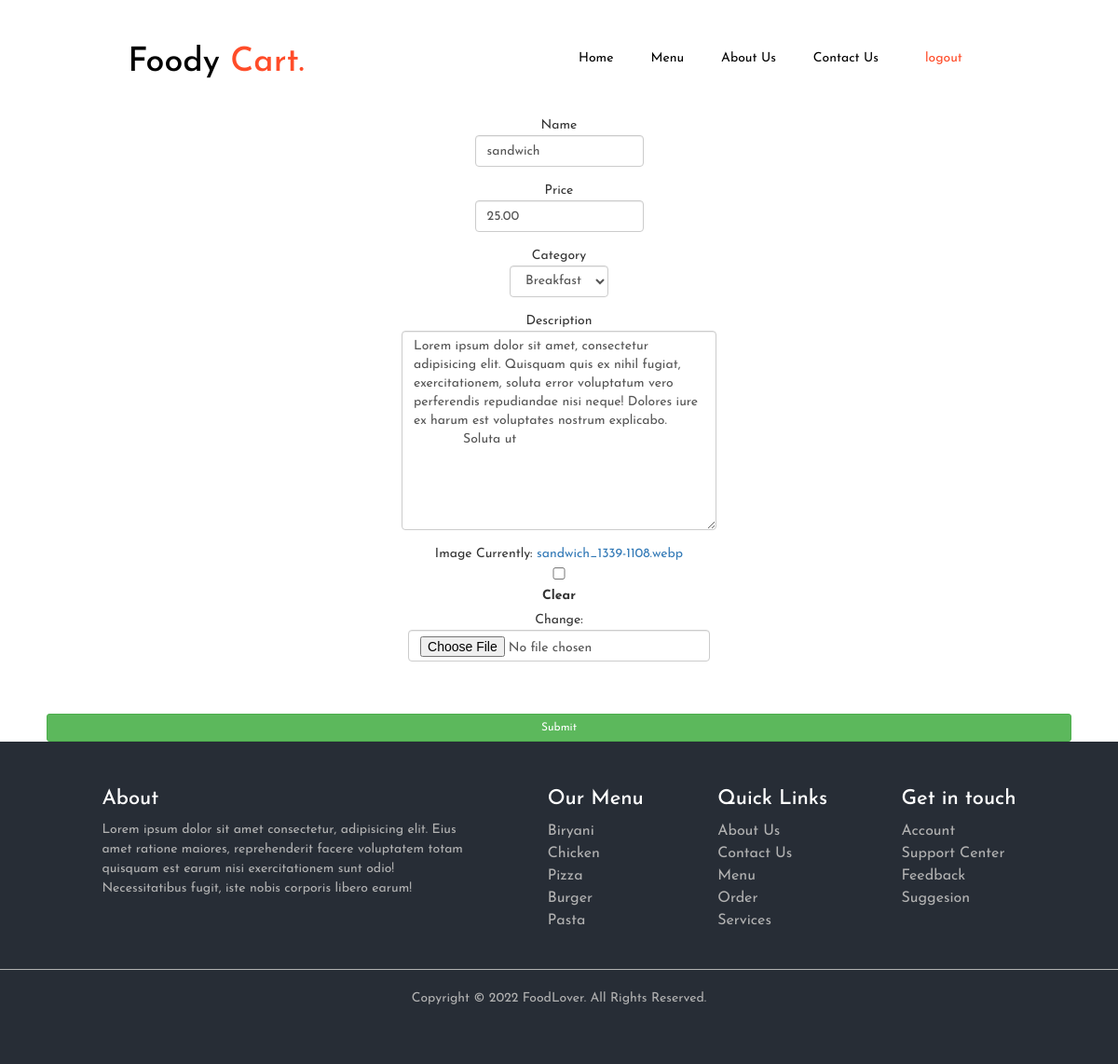
Screenshot of /update_product/1 (signed in) with the database file from the repository.
### ordering/models.py (models this page shows, shortened)
class Product(models.Model):
    options=(("Breakfast","Breakfast"),
    ("Lunch","Lunch"),
    ("Todayspl","Todayspl"),)
    name=models.CharField(max_length=100)
    price=models.DecimalField(max_digits=7,decimal_places=2)
    category=models.CharField(max_length=10,choices=options)
    description=models.TextField(max_length=500)
    image=models.ImageField(null=True,blank=True)

### ordering/decorators.py (the view)
    def wrapper_func(request, *args, **kwargs):
        if not request.user.is_staff:
            return redirect('menu')
        else:
            return view_func(request, *args, **kwargs)

### ordering/forms.py
class add_productform(ModelForm):
    class Meta:
        model=Product
        fields= "__all__"
    def __init__(self,*args,**kwargs):
        super(add_productform, self).__init__(*args, **kwargs)
        for field in iter(self.fields):
            self.fields['name'].widget.attrs.update({
                'class': 'form-control'
            })
            self.fields['price'].widget.attrs.update({
                'class': 'form-control'
            })
            self.fields['category'].widget.attrs.update({
                'class': 'form-control'
            })
            self.fields["description"].widget.attrs.update({
                    "class":"form-control"
            })
            self.fields['image'].widget.attrs.update({
                'class': 'form-control'
            })

### ordering/views.py (called while the page is built)
@admin_only
def update_product(request, pk):
    product = Product.objects.get(id=pk)
    form = add_productform(instance=product)
    if request.POST:
        form = add_productform(request.POST, request.FILES, instance=product)
        if form.is_valid():
            form.save()
            return redirect("dashboard")
    context = {"form": form}
    return render(request, "ordering/update_product.html", context)

### ordering/templates/ordering/update_product.html (shortened to what this page needs)
{% extends "acc_profile/base.html" %}
{% block content  %}
<div class="center-column">
    <div class="card card-body">
        <form enctype="multipart/form-data" action="" method="POST">
            {% for field in form %}
            <div class="form-group">
                {{ field.label }}
                {{ field }}
            </div>
            {% endfor %}
            <input class="btn btn-sm btn-success" type="submit" name="submit">
        </form>
    </div>
</div>
{% endblock %}

### static/css/main.css (style rules this page uses)
:root { --primary: #ff4c29; }
* { margin: 0; padding: 0; outline: none; box-sizing: border-box; line-height: 1.5; font-family: "Josefin Sans", Arial; }
body { background: #fff; }

### static/css/home.css (style rules this page uses)
* { margin: 0; padding: 0; outline: none; box-sizing: border-box; line-height: 1.5; font-family: "Josefin Sans", Arial; }
body { background: #fff; }
.btn { padding: 0.5rem 2rem; outline: none; border: none; background: #fff; color: #ff4c29; margin: 0 1rem; border-radius: 5px; cursor: pointer; text-decoration: none; }

### static/css/breakfast.css (style rules this page uses)
.btn { padding: 0.5rem 2rem; outline: none; border: none; background: #fff; color: #ff4c29; margin: 0 1rem; border-radius: 5px; cursor: pointer; text-decoration: none; }

### static/css/login.css (style rules this page uses)
form { background-color: #FFFFFF; display: flex; align-items: center; justify-content: center; flex-direction: column; padding: 0 50px; height: 100%; text-align: center; }
input { background-color: #eee; border: none; padding: 12px 15px; margin: 8px 0; width: 100%; }

### static/css/register.css (style rules this page uses)
form { background-color: #FFFFFF; display: flex; align-items: center; justify-content: center; flex-direction: column; padding: 0 50px; height: 100%; text-align: center; }

### rows the page displays
Product: form "sandwich" "25.00" "Breakfast" "Lorem ipsum dolor sit amet, consectetur adipisicing elit. Quisquam quis ex nihil fugiat, exercitationem, soluta error voluptatum vero perferendis repudiandae nisi neque! Dolores iure ex harum est voluptates nostrum explicabo. Soluta ut"

### other values shown
{{ field.label }} "Name" "Price" "Category" "Description" "Image"
